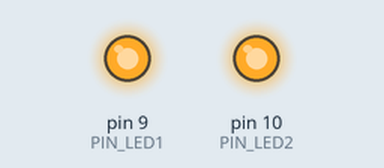
Bench run of a sketch on a simulated Arduino Uno, built with avr-gcc and run on an emulated ATmega328P. Parts: output pins drawn as LEDs (lit = HIGH). Random numbers use the default seed unless the sketch sets one.

Above: at 0.6 s.
At 9.3 s:
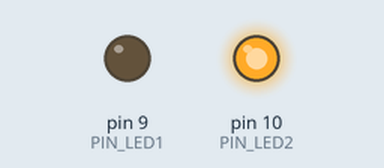
At 17.6 s:
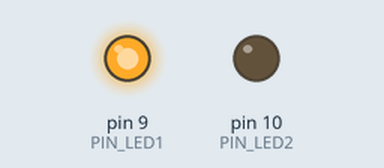
At 36.3 s:
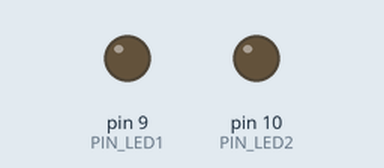
Timing chart, 0 to 40.0 s (numbered marks = the images above):
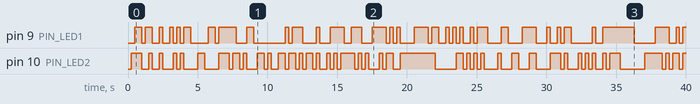

The sketch:

sketch_ej12.ino
```cpp
#define PIN_LED1 9
#define PIN_LED2 10

void setup() {
  pinMode(PIN_LED1, OUTPUT);
  pinMode(PIN_LED2, OUTPUT);
}

bool encenderPrimerLed, encenderSegundoLed;

void loop() {

  encenderPrimerLed = random(0, 2) == 0;

  if(encenderPrimerLed) {
    digitalWrite(PIN_LED1, HIGH);

    encenderSegundoLed = random(0, 2) == 0;
    if(encenderSegundoLed) {
      digitalWrite(PIN_LED2, HIGH);
    }
  } else {
    encenderSegundoLed = random(0, 2) == 0;
    if(encenderSegundoLed) {
      digitalWrite(PIN_LED2, HIGH);
    }
  }

  delay(250);
  digitalWrite(PIN_LED1, LOW);
  digitalWrite(PIN_LED2, LOW);


}
```

Measured:
- by itself, pin 9 (PIN_LED1): LOW → HIGH at 0.50 s, → LOW 0.50 s later, → HIGH 0.25 s later, → LOW 0.50 s later, … (67 changes in this stretch)
- by itself, pin 10 (PIN_LED2): LOW → HIGH at 0.25 s, → LOW 0.75 s later, → HIGH 0.50 s later, → LOW 0.25 s later, … (83 changes in this stretch)
